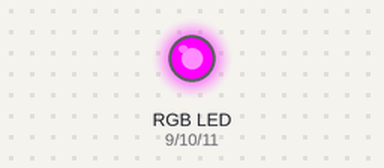
A sketch run on a simulated Arduino Uno, built with avr-gcc and run on an emulated ATmega328P. Shown: an RGB LED mixed from three pins (HIGH = lit).

Above: at 0.1 s.
Timing chart, 0 to 1.6 s (numbered marks = the images above):
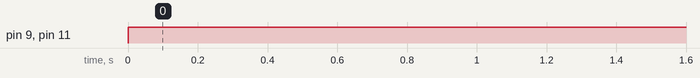

The sketch:

Exemplo-17-Led-RGB.ino
```cpp
#define  AZUL 11
#define  VERDE 10
#define  VERMELHO 9

int bt1 = 0;
int bt2 = 0;
void setup() {
    pinMode(AZUL , OUTPUT);
    pinMode(VERDE , OUTPUT);
    pinMode(VERMELHO , OUTPUT);
}

void loop() {
  digitalWrite(AZUL, 1);
  digitalWrite(VERMELHO, 1);
  delay(10);
}
```

Measured:
- by itself, pin 9 (VERMELHO), pin 11 (AZUL): LOW → HIGH at 0.00 s
